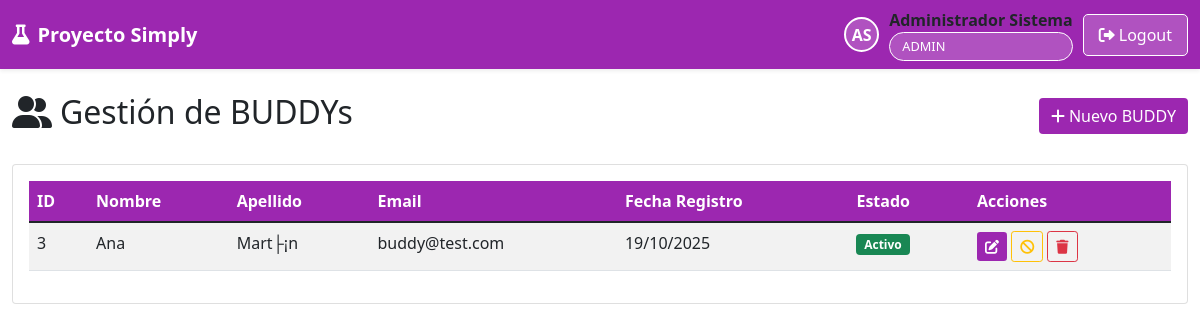
/site_admin/buddys.php (signed in), run on the app's committed database.
### tables this page shows
CREATE TABLE IF NOT EXISTS `usuarios` (
  `id` int(11) NOT NULL AUTO_INCREMENT,
  `email` varchar(255) NOT NULL,
  `password` varchar(255) NOT NULL,
  `nombre` varchar(100) NOT NULL,
  `apellido` varchar(100) NOT NULL,
  `rol` enum('CENTRO','LABORATORIO','BUDDY','ADMIN') NOT NULL,
  `idEntidad` int(11) DEFAULT NULL,
  `fecha_registro` timestamp NOT NULL DEFAULT current_timestamp(),
  `activo` tinyint(1) DEFAULT 1,
  PRIMARY KEY (`id`),
  UNIQUE KEY `email` (`email`)
);

### site_admin/buddys.php (the view, shortened to what this page needs)
<?php
include '../includes/header.php';
$database = new Database();
$db = $database->getConnection();
$stmt = $db->query("SELECT * FROM usuarios WHERE rol = 'BUDDY' AND activo = 1 ORDER BY nombre");
$buddys = $stmt->fetchAll();
?>
<div class="row">
    <div class="col-12">
        <div class="d-flex justify-content-between align-items-center mb-4">
            <h2>
                <i class="fas fa-user-friends me-2"></i>Gestión de BUDDYs
            </h2>
            <button class="btn" style="background: #9C27B0; color: white; border: none;" data-bs-toggle="modal" data-bs-target="#nuevoBuddyModal">
                <i class="fas fa-plus me-1"></i>Nuevo BUDDY
            </button>
        </div>
    </div>
</div>
<div class="row">
    <div class="col-12">
        <div class="card">
            <div class="card-body">
                <div class="table-responsive">
                    <table class="table table-striped table-hover">
                        <thead style="background: #9C27B0; color: white;">
                            <tr>
                                <th>ID</th>
                                <th>Nombre</th>
                                <th>Apellido</th>
                                <th>Email</th>
                                <th>Fecha Registro</th>
                                <th>Estado</th>
                                <th>Acciones</th>
                            </tr>
                        </thead>
                        <tbody>
                            <?php foreach ($buddys as $buddy): ?>
                            <tr>
                                <td><?php echo $buddy['id']; ?></td>
                                <td><?php echo htmlspecialchars($buddy['nombre']); ?></td>
                                <td><?php echo htmlspecialchars($buddy['apellido']); ?></td>
                                <td><?php echo htmlspecialchars($buddy['email']); ?></td>
                                <td><?php echo date('d/m/Y', strtotime($buddy['fecha_registro'])); ?></td>
                                <td>
                                    <?php if ($buddy['activo']): ?>
                                        <span class="badge bg-success">Activo</span>
                                    <?php else: ?>
                                        <span class="badge bg-danger">Inactivo</span>
                                    <?php endif; ?>
                                </td>
                                <td>
                                    <button class="btn btn-sm" style="background: #9C27B0; color: white; border: none;" onclick="editarBuddy(<?php echo $buddy['id']; ?>)">
                                        <i class="fas fa-edit"></i>
                                    </button>
                                    <button class="btn btn-sm btn-outline-warning" onclick="toggleBuddy(<?php echo $buddy['id']; ?>, <?php echo $buddy['activo'] ? 'false' : 'true'; ?>)">
                                        <i class="fas fa-<?php echo $buddy['activo'] ? 'ban' : 'check'; ?>"></i>
                                    </button>
                                    <button class="btn btn-sm btn-outline-danger" onclick="eliminarBuddy(<?php echo $buddy['id']; ?>)">
                                        <i class="fas fa-trash"></i>
                                    </button>
                                </td>
                            </tr>
                            <?php endforeach; ?>
                        </tbody>
                    </table>
                </div>
            </div>
        </div>
    </div>
</div>
<?php include '../includes/footer.php'; ?>

### data on the page
usuarios: id "3", nombre "Ana", apellido "Mart├¡n", email "buddy@test.com", fecha_registro "19/10/2025", activo "Activo"

### other printed values
substr($user['nombre'], 0, 1) . substr($user['apellido'], 0, 1) "AS"
$user['nombre'] . ' ' . $user['apellido'] "Administrador Sistema"
$user['rol'] "ADMIN"
